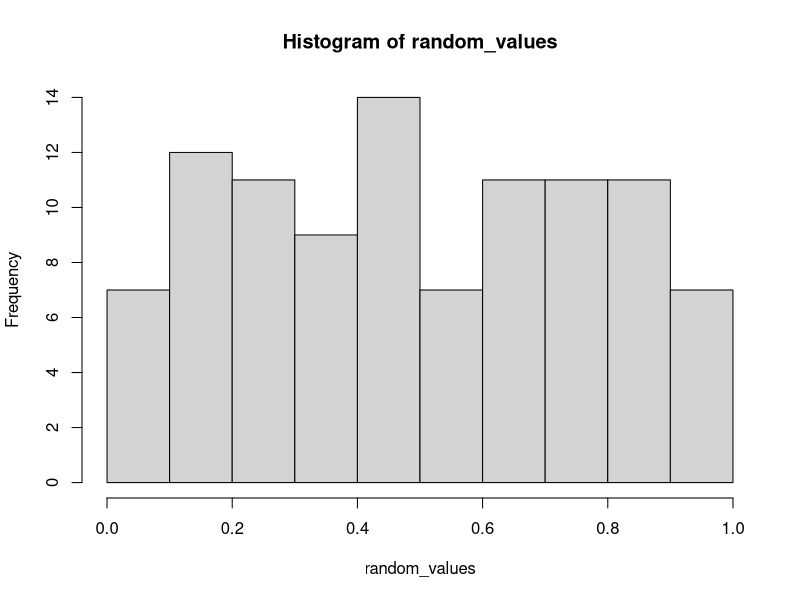

R code for this plot:
## ---- chunk 1
set.seed(123)
runif(100) -> random_values
shapiro.test(random_values)
## ---- chunk 2
hist(random_values)
## ---- chunk 3
  
